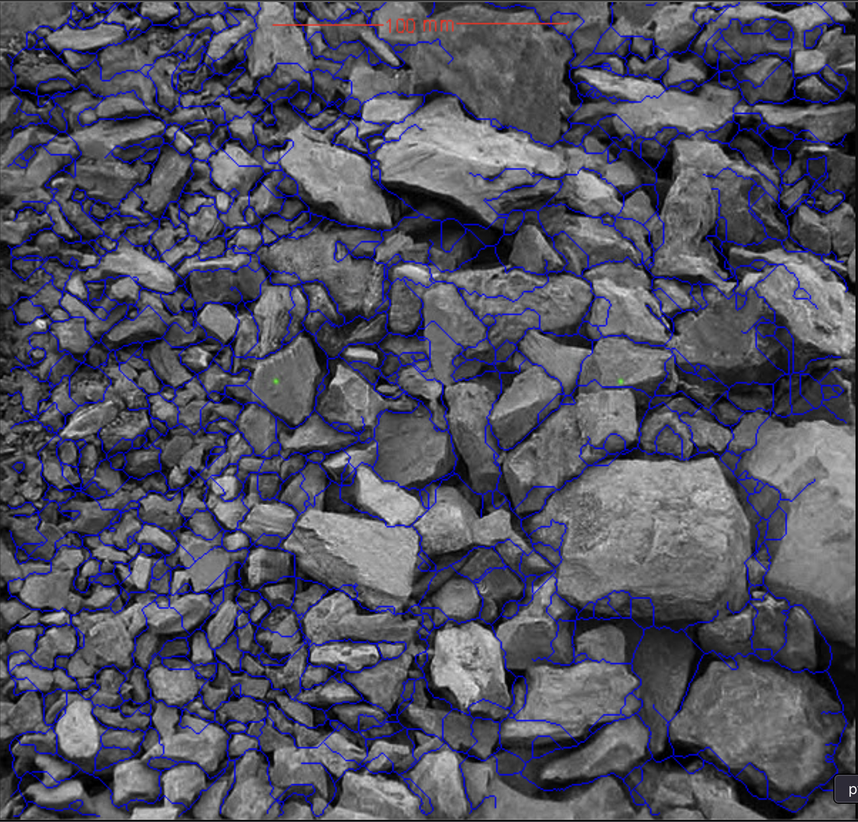
#> input picture sample_3.png, 858 x 822 px, shrunk from 1600 x 1532 before the run
$ python test.py
#> lines starting #> are read from the running program, lines starting #| are printed output that depends on the picture; after the words box and inside, x2 and y2 are one past the last pixel; in counts of white or black regions, pixels touching at a corner belong together
# import cv2
# import numpy as np

# # Load the image
# image_path = "sample_3.png"  # Replace with your actual image path
# image = cv2.imread(image_path)

# # Step 1: Convert the Image to Grayscale
# gray_image = cv2.cvtColor(image, cv2.COLOR_BGR2GRAY)

# # Step 2: Threshold to Create a Binary Image
# # Use the binary mask (white lines on black background)
# _, binary_mask = cv2.threshold(gray_image, 127, 255, cv2.THRESH_BINARY)

# # Step 3: Detect Contours
# contours, _ = cv2.findContours(binary_mask, cv2.RETR_EXTERNAL, cv2.CHAIN_APPROX_SIMPLE)
# print(f"Number of contours detected: {len(contours)}")

# # Step 4: Define Scale for Real-World Conversion
# scale_length_in_pixels = 500  # Replace with your scale length in pixels
# real_scale_length_cm = 100  # Known real-world length in cm
# pixels_per_cm = scale_length_in_pixels / real_scale_length_cm

# # Step 5: Calculate Areas and Annotate
# particle_areas = []
# annotated_image = image.copy()

# for i, contour in enumerate(contours):
#     # Calculate the area in pixels
#     pixel_area = cv2.contourArea(contour)
#     if pixel_area == 0:  # Ignore contours with zero area
#         continue

#     # Convert to real-world area in cm²
#     real_area = pixel_area / (pixels_per_cm ** 2)
#     particle_areas.append(real_area)

#     # Get the bounding box for annotation
#     x, y, w, h = cv2.boundingRect(contour)
#     annotation = f"{real_area:.2f} cm²"

#     # Draw a black rectangle behind the annotation
#     font_scale = 0.4
#     font_thickness = 1
#     text_size = cv2.getTextSize(annotation, cv2.FONT_HERSHEY_SIMPLEX, font_scale, font_thickness)[0]
#     text_width, text_height = text_size
#     cv2.rectangle(
#         annotated_image,
#         (x, y - text_height - 5),
#         (x + text_width, y),
#         (0, 0, 0),  # Black rectangle
#         -1  # Filled
#     )

#     # Draw the annotation text in white
#     cv2.putText(
#         annotated_image,
#         annotation,
#         (x, y - 5),
#         cv2.FONT_HERSHEY_SIMPLEX,
#         font_scale,
#         (255, 255, 255),  # White text
#         font_thickness
#     )

# # Step 6: Save and Display the Annotated Image
# cv2.imwrite("annotated_shapes_with_sizes.png", annotated_image)
# cv2.imshow("Annotated Shapes", annotated_image)
# cv2.waitKey(0)
# cv2.destroyAllWindows()

# # Step 7: Output All Areas
# print("Particle Areas (in cm²):")
# for i, area in enumerate(particle_areas):
#     print(f"Particle {i + 1}: {area:.2f} cm²")


# import cv2
# import numpy as np

# # Load the image
# image_path = "sample_3.png"  # Replace with your actual image path
# image = cv2.imread(image_path)

# # Step 1: Convert the Image to Grayscale
# gray_image = cv2.cvtColor(image, cv2.COLOR_BGR2GRAY)

# # Step 2: Threshold to Create a Binary Image
# # Use the binary mask (white lines on black background)
# _, binary_mask = cv2.threshold(gray_image, 127, 255, cv2.THRESH_BINARY)

# # Step 3: Detect Contours
# contours, _ = cv2.findContours(binary_mask, cv2.RETR_EXTERNAL, cv2.CHAIN_APPROX_SIMPLE)
# print(f"Number of contours detected: {len(contours)}\n")

# # Step 4: Define Scale for Real-World Conversion
# scale_length_in_pixels = 500  # Replace with your scale length in pixels
# real_scale_length_cm = 100  # Known real-world length in cm
# pixels_per_cm = scale_length_in_pixels / real_scale_length_cm

# # Step 5: Calculate Areas and List All Sizes
# particle_areas = []
# for i, contour in enumerate(contours):
#     # Calculate the area in pixels
#     pixel_area = cv2.contourArea(contour)
#     if pixel_area == 0:  # Ignore contours with zero area
#         continue

#     # Convert to real-world area in cm²
#     real_area = pixel_area / (pixels_per_cm ** 2)
#     particle_areas.append(real_area)

#     # Print the area of each particle
#     print(f"Particle {i + 1}: {real_area:.2f} cm²")

# # Step 6: Annotate the Image
# annotated_image = image.copy()
# for i, contour in enumerate(contours):
#     x, y, w, h = cv2.boundingRect(contour)
#     annotation = f"{particle_areas[i]:.2f} cm²"

#     # Draw a black rectangle behind the annotation
#     font_scale = 0.4
#     font_thickness = 1
#     text_size = cv2.getTextSize(annotation, cv2.FONT_HERSHEY_SIMPLEX, font_scale, font_thickness)[0]
#     text_width, text_height = text_size
#     cv2.rectangle(
#         annotated_image,
#         (x, y - text_height - 5),
#         (x + text_width, y),
#         (0, 0, 0),  # Black rectangle
#         -1  # Filled
#     )

#     # Draw the annotation text in white
#     cv2.putText(
#         annotated_image,
#         annotation,
#         (x, y - 5),
#         cv2.FONT_HERSHEY_SIMPLEX,
#         font_scale,
#         (255, 255, 255),  # White text
#         font_thickness
#     )

# # Step 7: Save and Display the Annotated Image
# cv2.imwrite("annotated_shapes_with_sizes_2.png", annotated_image)
# print("\nAnnotated image saved as 'annotated_shapes_with_sizes.png'")


import cv2
import numpy as np

# Load the image
image_path = "sample_3.png"  # Replace with your actual image path
image = cv2.imread(image_path)
#> image is the input picture: shape (822, 858, 3); mean B, G, R 97.2, 81.3, 81.5

# Step 1: Convert the Image to Grayscale
gray_image = cv2.cvtColor(image, cv2.COLOR_BGR2GRAY)
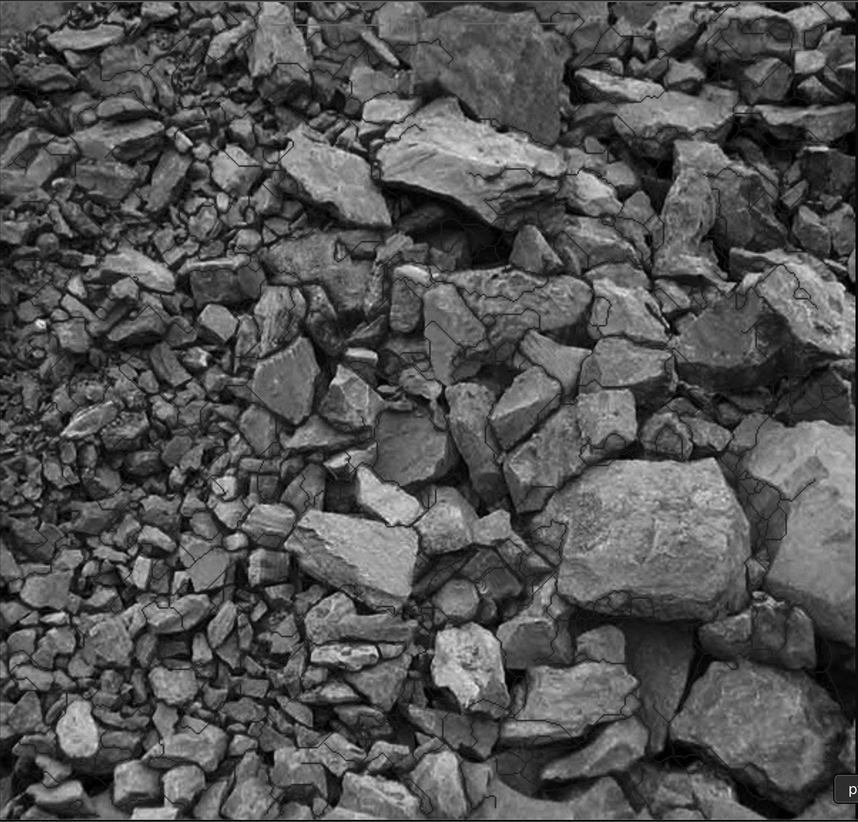
#> gray_image: shape (822, 858); min 0, max 254, mean 83.2

# Step 2: Threshold to Create a Binary Image
_, binary_mask = cv2.threshold(gray_image, 127, 255, cv2.THRESH_BINARY)
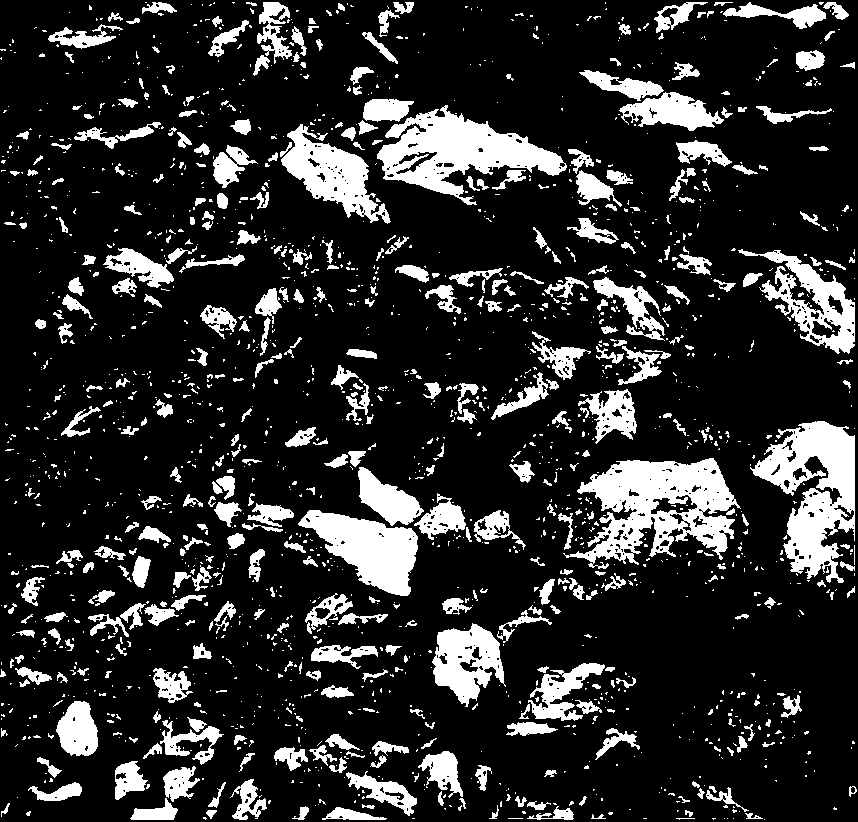
#> binary_mask: shape (822, 858); 17.4% white; 1880 white regions (1440 under 20 px)

# Step 3: Detect Contours
contours, _ = cv2.findContours(binary_mask, cv2.RETR_EXTERNAL, cv2.CHAIN_APPROX_SIMPLE)
#> contours = 1875 contours, 1547 with area under 20; largest, box (x1, y1, x2, y2) and area: (563, 458, 741, 569) 10458, (750, 421, 855, 583) 8498, (377, 105, 567, 205) 8292, (298, 510, 418, 596) 5324, (281, 124, 391, 224) 4442
print(f"Number of contours detected: {len(contours)}\n")
#| Number of contours detected: 1875

# Step 4: Define Scale for Real-World Conversion
scale_length_in_pixels = 500  # Replace with your scale length in pixels
real_scale_length_cm = 100  # Known real-world length in cm
pixels_per_cm = scale_length_in_pixels / real_scale_length_cm

# Step 5: Calculate Areas and List All Sizes
particle_areas = []
valid_contours = []  # Keep track of valid contours that correspond to areas

for contour in contours:
    # Calculate the area in pixels
    pixel_area = cv2.contourArea(contour)
    if pixel_area == 0:  # Ignore contours with zero area
        continue

    # Convert to real-world area in cm²
    real_area = pixel_area / (pixels_per_cm ** 2)
    particle_areas.append(real_area)
    valid_contours.append(contour)  # Save only valid contours

    # Print the area of each particle
    print(f"Particle {len(particle_areas)}: {real_area:.2f} cm²")
#> this loop made 1875 passes
#> (pixel_area, real_area) on passes 6, 10, 11: (1, 0.04), (3.5, 0.14), (16.5, 0.66)
#| Particle 1: 0.04 cm²
#| Particle 2: 0.04 cm²
#| Particle 3: 0.14 cm²
#| Particle 4: 0.66 cm²
#| Particle 5: 1.24 cm²
#| Particle 6: 0.26 cm²
#| Particle 7: 0.20 cm²
#| Particle 8: 0.40 cm²
#> (further printed lines are left out)
#> after the loop, particle_areas = 1235 values, max 418.3 at index 556, min 0.02 at index 9, mean 3.51; valid_contours = 1235 contours, 907 with area under 20; largest, box (x1, y1, x2, y2) and area: (563, 458, 741, 569) 10458, (750, 421, 855, 583) 8498, (377, 105, 567, 205) 8292, (298, 510, 418, 596) 5324, (281, 124, 391, 224) 4442

# Step 6: Annotate the Image
annotated_image = image.copy()
for i, contour in enumerate(valid_contours):  # Use valid_contours to match particle_areas
    x, y, w, h = cv2.boundingRect(contour)
    annotation = f"{particle_areas[i]:.2f} cm²"

    # Draw a black rectangle behind the annotation
    font_scale = 0.4
    font_thickness = 1
    text_size = cv2.getTextSize(annotation, cv2.FONT_HERSHEY_SIMPLEX, font_scale, font_thickness)[0]
    text_width, text_height = text_size
    cv2.rectangle(
        annotated_image,
        (x, y - text_height - 5),
        (x + text_width, y),
        (0, 0, 0),  # Black rectangle
        -1  # Filled
    )

    # Draw the annotation text in white
    cv2.putText(
        annotated_image,
        annotation,
        (x, y - 5),
        cv2.FONT_HERSHEY_SIMPLEX,
        font_scale,
        (255, 255, 255),  # White text
        font_thickness
    )
#> this loop made 1235 passes
#> (x, y, w, h, annotation, text_size, text_width) on passes 2 to 4: (676, 818, 19, 2, '0.04 cm²', (69, 9), 69), (203, 817, 4, 3, '0.14 cm²', (69, 9), 69), (591, 814, 15, 5, '0.66 cm²', (69, 9), 69)
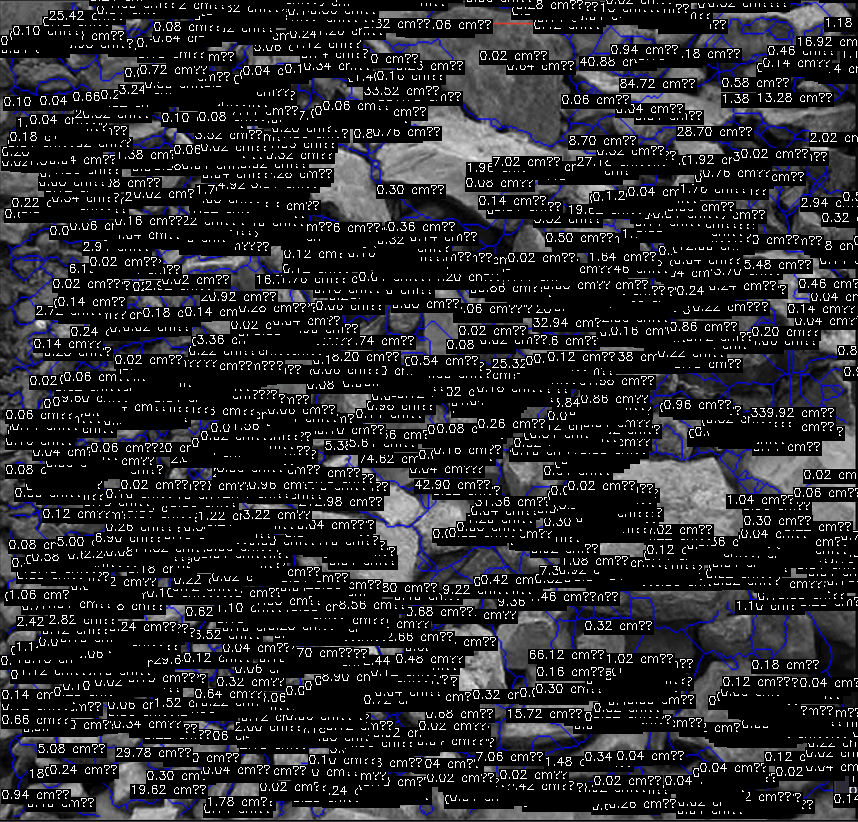
#> annotated_image: shape (822, 858, 3); mean B, G, R 42, 38.2, 38.2

# Step 7: Save and Display the Annotated Image
cv2.imwrite("annotated_shapes_with_sizes_3.png", annotated_image)
print("\nAnnotated image saved as 'annotated_shapes_with_sizes.png'")
print(f"Number of contours detected: {len(contours)}\n")

$ run again, with image-1.png copied over sample_3.png
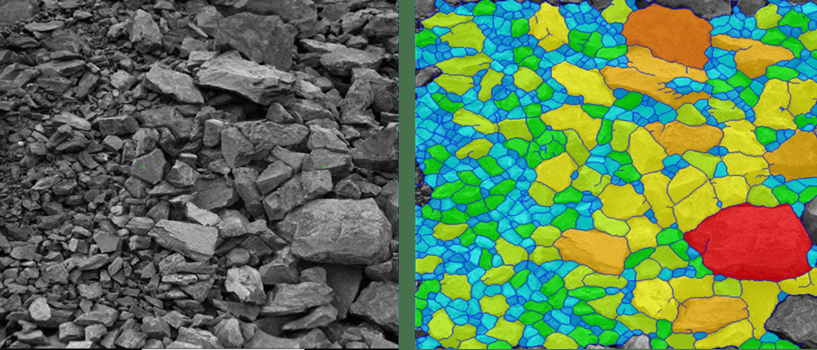
#> input picture image-1.png, 817 x 350 px
#> image is the input picture: shape (350, 817, 3); mean B, G, R 85.5, 123.5, 96.8
#> `_, binary_mask = cv2.threshold(gray_image, 127, 255, cv2.THRESH_BINARY)`:
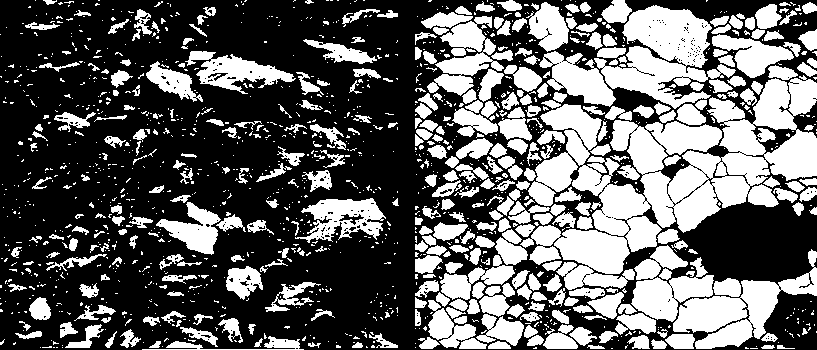
#> binary_mask: shape (350, 817); 38.4% white; 1428 white regions (1058 under 20 px)
#> contours = 1422 contours, 1117 with area under 20; largest, box (x1, y1, x2, y2) and area: (520, 75, 817, 290) 27096, (594, 5, 736, 109) 6643, (673, 249, 817, 349) 4815, (631, 245, 714, 322) 3187, (427, 16, 504, 96) 2402
#| Number of contours detected: 1422
#> the loop `for contour in contours:` made 1422 passes
#> (pixel_area, real_area) on passes 3, 4, 13: (1.5, 0.06), (1.5, 0.06), (2.5, 0.1)
#> (printed output is left out)
#> after the loop `for contour in contours:`: particle_areas = 801 values, max 1083.9 at index 625, min 0.02 at index 2, mean 4.82; valid_contours = 801 contours, 496 with area under 20; largest, box (x1, y1, x2, y2) and area: (520, 75, 817, 290) 27096, (594, 5, 736, 109) 6643, (673, 249, 817, 349) 4815, (631, 245, 714, 322) 3187, (427, 16, 504, 96) 2402
#> the loop `for i, contour in enumerate(valid_contours):` made 801 passes
#> (x, y, w, h, annotation, text_size, text_width) on passes 1, 2, 4: (745, 347, 4, 2, '0.06 cm²', (69, 9), 69), (533, 347, 4, 2, '0.06 cm²', (69, 9), 69), (42, 346, 10, 2, '0.10 cm²', (69, 9), 69)
#> after the loop `for i, contour in enumerate(valid_contours):`:
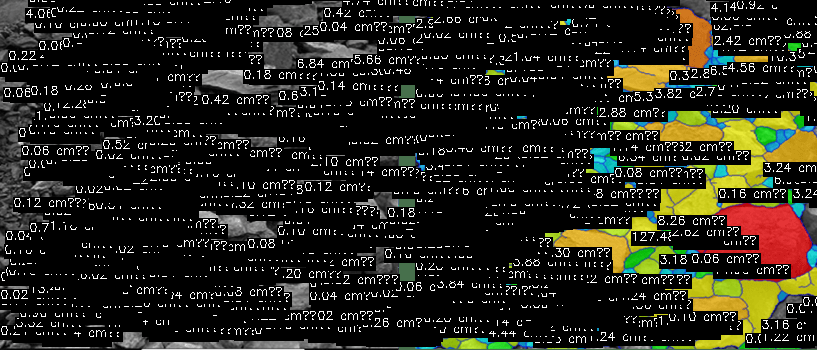
#> annotated_image: shape (350, 817, 3); mean B, G, R 26.4, 35.6, 36.4
